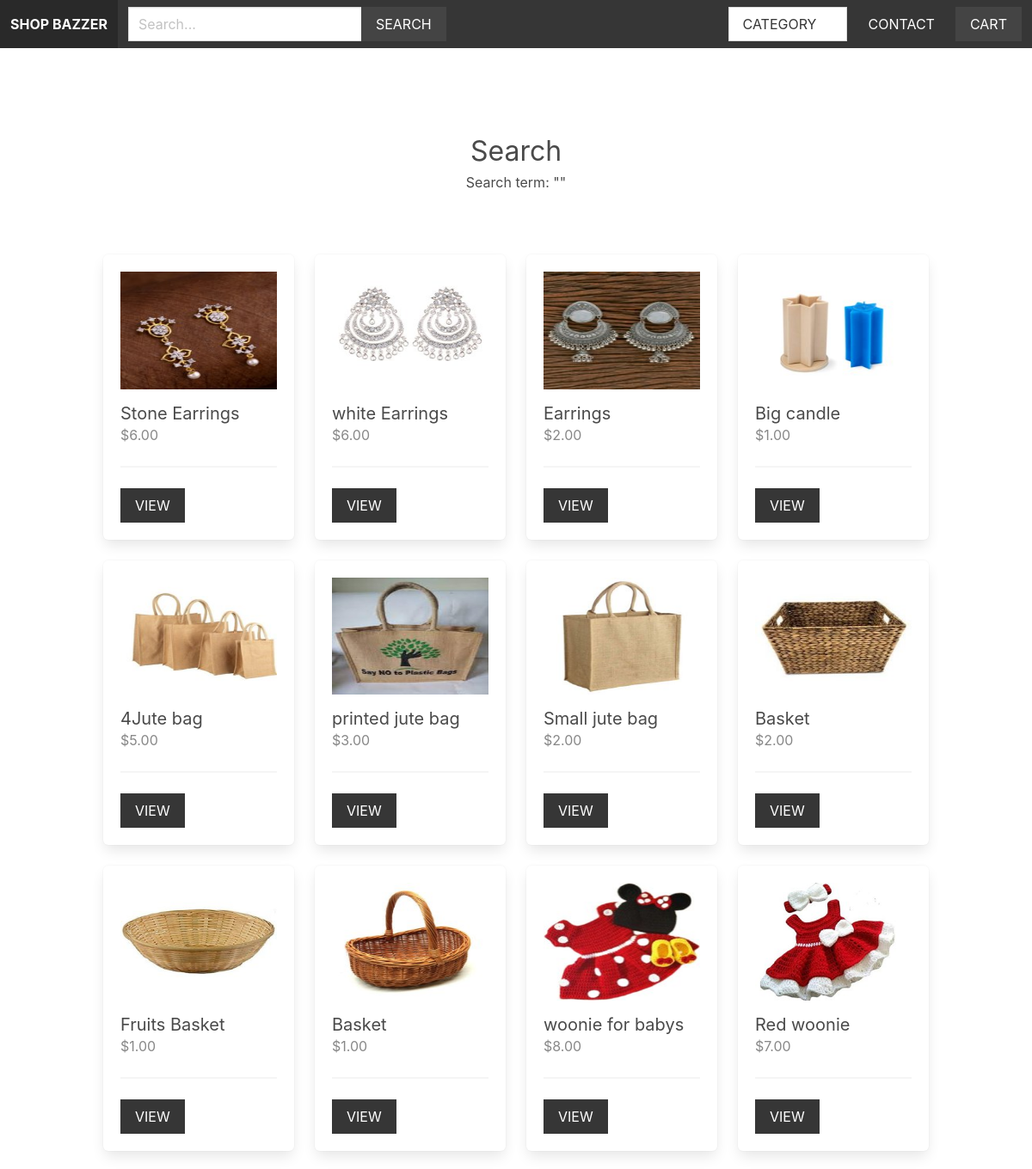
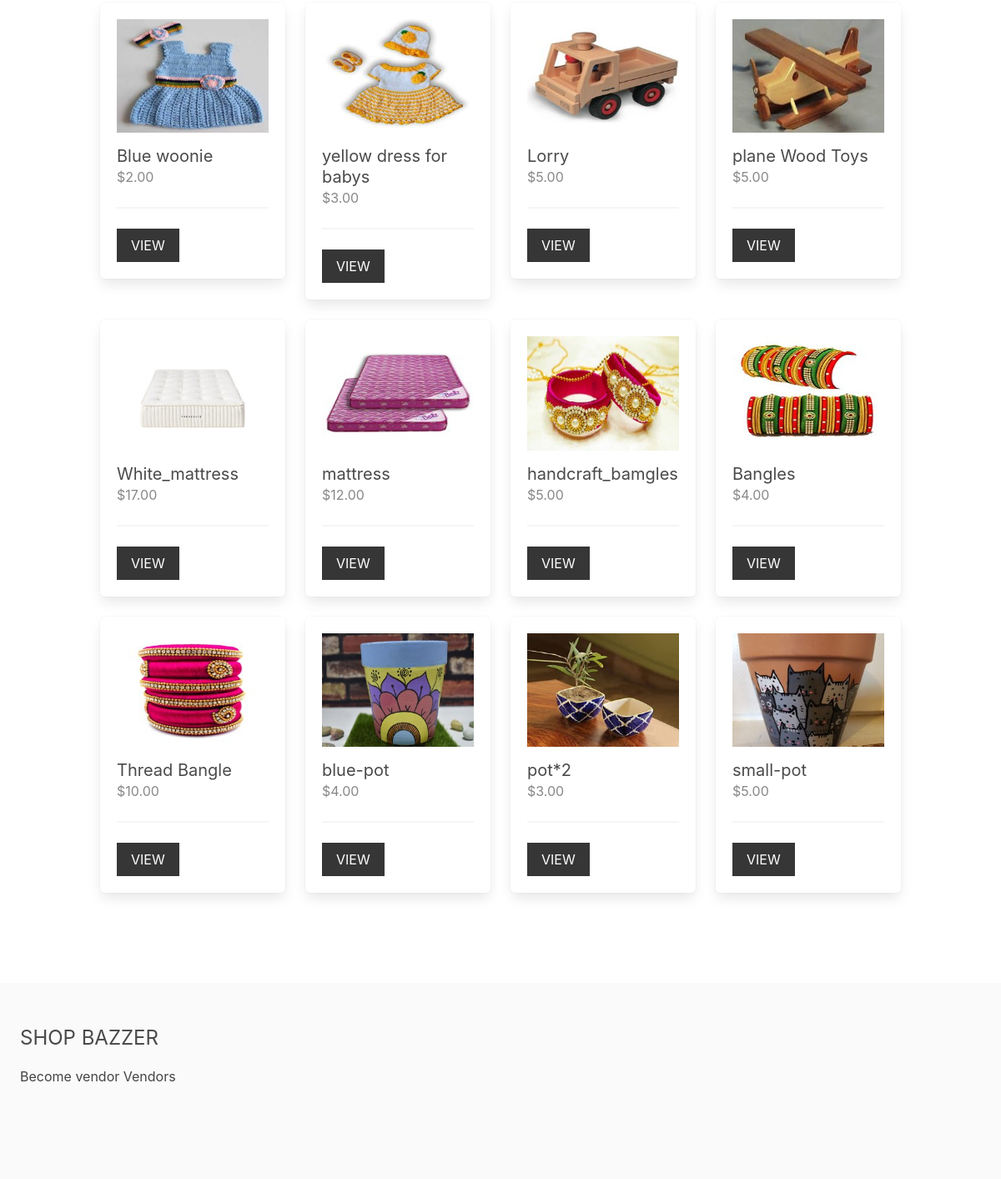
The app's page /search/ with its own data (2 pictures, top to bottom).
### apps/product/models.py (models this page shows, shortened)
class Product(models.Model):
    category = models.ForeignKey(Category, related_name='products', on_delete=models.CASCADE)
    vendor = models.ForeignKey(Vendor, related_name='products', on_delete=models.CASCADE)
    title = models.CharField(max_length=255)
    slug = models.SlugField(max_length=255)
    description = models.TextField(blank=True, null=True)
    price = models.DecimalField(max_digits=6, decimal_places=2)
    date_added = models.DateTimeField(auto_now_add=True)
    image = models.ImageField(upload_to='uploads/', blank=True, null=True)
    thumbnail = models.ImageField(upload_to='uploads/', blank=True, null=True)
    class Meta:
        ordering = ['-date_added']
    def get_thumbnail(self):
        if self.thumbnail:
            return self.thumbnail.url

### apps/product/views.py (the view)
# urls.py: path('search/', views.search, name='search'),
def search(request):
    query = request.GET.get('query', '')
    products = Product.objects.filter(Q(title__icontains=query) | Q(description__icontains=query))
    return render(request, 'product/search.html', {'products': products, 'query': query})

### apps/cart/cart.py (called while the page is built)
    def __len__(self):
        return sum(item['quantity'] for item in self.cart.values())

### apps/cart/context_processors.py (called while the page is built)
def cart(request):
    return {'cart': Cart(request)}

### apps/product/context_processors.py (called while the page is built)
def menu_categories(request):
    categories = Category.objects.all()
    return {'menu_categories': categories}

### apps/product/templates/product/search.html (shortened to what this page needs)
{% extends 'core/base.html' %}
{% block content %}
    <div class="columns is-multiline mb-6">
        <div class="column is-12 has-text-centered mt-6 mb-6">
            <h2 class="is-size-3">Search</h2>
            <h3>Search term: "{{ query }}"</h3>
        </div>
        {% for product in products %}
            {% include 'product/parts/list_item.html' %}
        {% endfor %}
    </div>
{% endblock %}

### apps/product/templates/product/parts/list_item.html
<div class="column is-3 product-list-item">
    <div class="box">
        <figure class="image is-4by3 mb-4">
            <img src="{{ product.get_thumbnail }}">
        </figure>
        <h2 class="subtitle">{{ product.title }}</h2>
        <h3 class="price is-size-6 mb-5">${{ product.price }}</h3>
        <hr>
        <a href="{% url 'product' product.category.slug product.slug %}" class="button is-dark is-uppercase">View</a>
    </div>
</div>

### static/styles/main.css (style rules this page uses)
.input, .button { border-radius: 0; }
.product-list-item .box .subtitle { margin-bottom: 0; }
.product-list-item .box .price { color: #888; }

### records on screen
Product: get_thumbnail (picture), title "Stone Earrings", price "6.00"
Product: get_thumbnail (picture), title "white Earrings", price "6.00"
Product: get_thumbnail (picture), title "Earrings", price "2.00"
Product: get_thumbnail (picture), title "Big candle", price "1.00"
Product: get_thumbnail (picture), title "4Jute bag", price "5.00"
Product: get_thumbnail (picture), title "printed jute bag", price "3.00"
Product: get_thumbnail (picture), title "Small jute bag", price "2.00"
Product: get_thumbnail (picture), title "Basket", price "2.00"
Product: get_thumbnail (picture), title "Fruits Basket", price "1.00"
Product: get_thumbnail (picture), title "Basket", price "1.00"
Product: get_thumbnail (picture), title "woonie for babys", price "8.00"
Product: get_thumbnail (picture), title "Red woonie", price "7.00"
Product: get_thumbnail (picture), title "Blue woonie", price "2.00"
Product: get_thumbnail (picture), title "yellow dress for babys", price "3.00"
Product: get_thumbnail (picture), title "Lorry", price "5.00"
Product: get_thumbnail (picture), title "plane Wood Toys", price "5.00"
Product: get_thumbnail (picture), title "White_mattress", price "17.00"
Product: get_thumbnail (picture), title "mattress", price "12.00"
Product: get_thumbnail (picture), title "handcraft_bamgles", price "5.00"
Product: get_thumbnail (picture), title "Bangles", price "4.00"
Product: get_thumbnail (picture), title "Thread Bangle", price "10.00"
Product: get_thumbnail (picture), title "blue-pot", price "4.00"
Product: get_thumbnail (picture), title "pot*2", price "3.00"
Product: get_thumbnail (picture), title "small-pot", price "5.00"
